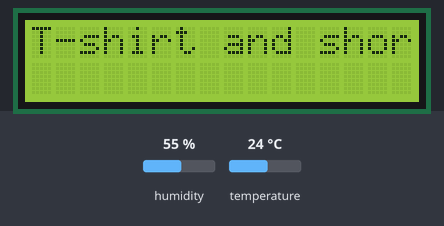
A sketch run on a simulated Arduino Uno, built with avr-gcc and run on an emulated ATmega328P. On the bench: 16×2 character LCD. The test bench sets the inputs (shaded band); at power-on: temperature 24 °C, humidity 55 %. What the sketch prints to the serial monitor is not drawn.

Above: at 3.2 s.
3.3 s: temperature set to 22 °C
At 4.8 s:
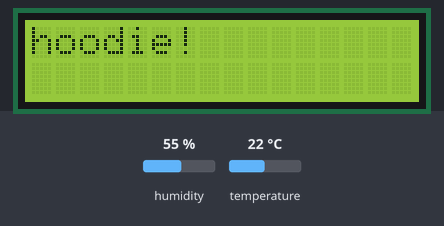
9.6 s: temperature set to 28 °C
At 12.0 s:
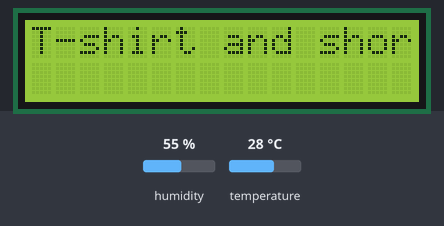
15.9 s: temperature set to 12 °C
At 19.2 s:
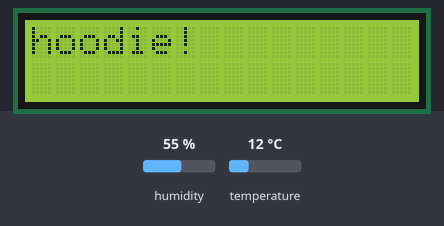
Timing chart, 0 to 20.7 s (numbered marks = the images above; inputs shaded):
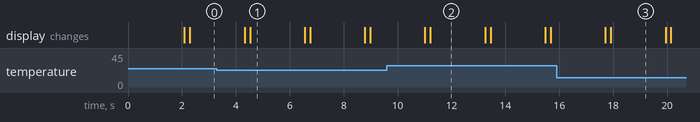

The sketch:

sketch_nov21a.ino
```cpp
#include <LiquidCrystal.h>
#include "DHT.h"

// LCD: RS, EN, D4, D5, D6, D7
LiquidCrystal lcd(13, 12, 11, 10, 9, 8);

#define DHTPIN 7
#define DHTTYPE DHT11

DHT dht(DHTPIN, DHTTYPE);

void setup() {
  Serial.begin(9600);

  lcd.begin(16, 2);     // 16x2 LCD
  lcd.clear();
  lcd.print("Starting...");

  dht.begin();
  delay(2000);
}
void loop() {
  float h = dht.readHumidity();
  float t = dht.readTemperature(); // in °C

  lcd.clear();
  lcd.setCursor(0, 0);

  if (isnan(h) || isnan(t)) {
    Serial.println(F("Failed to read from DHT sensor!"));

    lcd.print("DHT ERROR");
  } else {
    Serial.print("Humidity: ");
    Serial.print(h);
    Serial.print(" %  Temp: ");
    Serial.print(t);
    Serial.println(" *C");


    // temp
    if(t > 23) {
      lcd.clear();
      delay(200);
      lcd.print("T-shirt and shorts!");
    } else {
      lcd.clear();
      delay(200);
      lcd.print("hoodie!");

    }
  }

  delay(2000);
}
```

Measured:
- the behaviour switches between 24 and 23 °C on temperature (found by bisection; images 0 and 1)
- after the input at 3.3 s, the display: first differs from a run without the input after 1.2 s (image 1)
- after the input at 9.6 s, the display: first differs from a run without the input after 1.6 s (image 2)
- after the input at 15.9 s, the display: first differs from a run without the input after 2.0 s (image 3)
- what the display in image 1 shows lasts 2.1 s, from 4.5 s to 6.6 s
